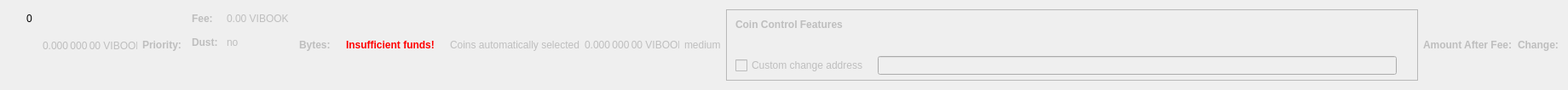
    <widget class="QWidget" name="dummyHideWidget" native="true">
     <property name="maximumSize">
      <size>
       <width>100</width>
       <height>22</height>
      </size>
     </property>
     <layout class="QHBoxLayout" name="dummyHideLayout">
      <item>
       <layout class="QFormLayout" name="formLayoutCoinControl1">
        <property name="horizontalSpacing">
         <number>10</number>
        </property>
        <property name="verticalSpacing">
         <number>14</number>
        </property>
        <property name="leftMargin">
         <number>10</number>
        </property>
        <property name="topMargin">
         <number>4</number>
        </property>
        <property name="rightMargin">
         <number>6</number>
        </property>
        <item row="0" column="1">
         <widget class="QLabel" name="labelCoinControlBytes">
          <property name="cursor">
           <cursorShape>IBeamCursor</cursorShape>
          </property>
          <property name="contextMenuPolicy">
           <enum>Qt::ActionsContextMenu</enum>
          </property>
          <property name="text">
           <string notr="true">0</string>
          </property>
          <property name="textInteractionFlags">
           <set>Qt::LinksAccessibleByMouse|Qt::TextSelectableByKeyboard|Qt::TextSelectableByMouse</set>
          </property>
         </widget>
        </item>
       </layout>
      </item>
      <item>
       <widget class="QLabel" name="labelCoinControlAfterFee">
        <property name="enabled">
         <bool>false</bool>
        </property>
        <property name="sizePolicy">
         <sizepolicy hsizetype="Fixed" vsizetype="Fixed">
          <horstretch>0</horstretch>
          <verstretch>0</verstretch>
         </sizepolicy>
        </property>
        <property name="minimumSize">
         <size>
          <width>111</width>
          <height>12</height>
         </size>
        </property>
        <property name="maximumSize">
         <size>
          <width>111</width>
          <height>12</height>
         </size>
        </property>
        <property name="cursor">
         <cursorShape>IBeamCursor</cursorShape>
        </property>
        <property name="contextMenuPolicy">
         <enum>Qt::ActionsContextMenu</enum>
        </property>
        <property name="text">
         <string notr="true">0.000 000 00 VIBOOK</string>
        </property>
        <property name="textInteractionFlags">
         <set>Qt::LinksAccessibleByMouse|Qt::TextSelectableByKeyboard|Qt::TextSelectableByMouse</set>
        </property>
       </widget>
      </item>
      <item>
       <widget class="QLabel" name="labelCoinControlPriorityText">
        <property name="enabled">
         <bool>false</bool>
        </property>
        <property name="font">
         <font>
          <weight>75</weight>
          <bold>true</bold>
         </font>
        </property>
        <property name="text">
         <string>Priority:</string>
        </property>
       </widget>
      </item>
      <item>
       <layout class="QHBoxLayout" name="horizontalLayout"/>
      </item>
      <item>
       <layout class="QFormLayout" name="formLayoutCoinControl3">
        <property name="horizontalSpacing">
         <number>10</number>
        </property>
        <property name="verticalSpacing">
         <number>14</number>
        </property>
        <property name="leftMargin">
         <number>6</number>
        </property>
        <property name="topMargin">
         <number>4</number>
        </property>
        <property name="rightMargin">
         <number>6</number>
        </property>
        <item row="0" column="0">
         <widget class="QLabel" name="labelCoinControlFeeText">
          <property name="enabled">
           <bool>false</bool>
          </property>
          <property name="font">
           <font>
            <weight>75</weight>
            <bold>true</bold>
           </font>
          </property>
          <property name="text">
           <string>Fee:</string>
          </property>
          <property name="margin">
           <number>0</number>
          </property>
         </widget>
        </item>
        <item row="0" column="1">
         <widget class="QLabel" name="labelCoinControlFee">
          <property name="enabled">
           <bool>false</bool>
          </property>
          <property name="cursor">
           <cursorShape>IBeamCursor</cursorShape>
          </property>
          <property name="contextMenuPolicy">
           <enum>Qt::ActionsContextMenu</enum>
          </property>
          <property name="text">
           <string notr="true">0.00 VIBOOK</string>
          </property>
          <property name="textInteractionFlags">
           <set>Qt::LinksAccessibleByMouse|Qt::TextSelectableByKeyboard|Qt::TextSelectableByMouse</set>
          </property>
         </widget>
        </item>
        <item row="1" column="0">
         <widget class="QLabel" name="labelCoinControlLowOutputText">
          <property name="enabled">
           <bool>false</bool>
          </property>
          <property name="font">
           <font>
            <weight>75</weight>
            <bold>true</bold>
           </font>
          </property>
          <property name="text">
           <string>Dust:</string>
          </property>
         </widget>
        </item>
        <item row="1" column="1">
         <widget class="QLabel" name="labelCoinControlLowOutput">
          <property name="enabled">
           <bool>false</bool>
          </property>
          <property name="cursor">
           <cursorShape>IBeamCursor</cursorShape>
          </property>
          <property name="contextMenuPolicy">
           <enum>Qt::ActionsContextMenu</enum>
          </property>
          <property name="text">
           <string>no</string>
          </property>
          <property name="textInteractionFlags">
           <set>Qt::LinksAccessibleByMouse|Qt::TextSelectableByKeyboard|Qt::TextSelectableByMouse</set>
          </property>
         </widget>
        </item>
       </layout>
      </item>
      <item>
       <widget class="QLabel" name="labelCoinControlBytesText">
        <property name="enabled">
         <bool>false</bool>
        </property>
        <property name="font">
         <font>
          <weight>75</weight>
          <bold>true</bold>
         </font>
        </property>
        <property name="text">
         <string>Bytes:</string>
        </property>
       </widget>
      </item>
      <item>
       <layout class="QFormLayout" name="formLayoutCoinControl2">
        <property name="horizontalSpacing">
         <number>10</number>
        </property>
        <property name="verticalSpacing">
         <number>14</number>
        </property>
        <property name="leftMargin">
         <number>6</number>
        </property>
        <property name="topMargin">
         <number>4</number>
        </property>
        <property name="rightMargin">
         <number>6</number>
        </property>
       </layout>
      </item>
      <item>
       <layout class="QHBoxLayout" name="horizontalLayoutCoinControl2">
        <property name="spacing">
         <number>8</number>
        </property>
        <property name="bottomMargin">
         <number>10</number>
        </property>
       </layout>
      </item>
      <item>
       <widget class="QLabel" name="labelCoinControlInsuffFunds">
        <property name="enabled">
         <bool>false</bool>
        </property>
        <property name="minimumSize">
         <size>
          <width>0</width>
          <height>0</height>
         </size>
        </property>
        <property name="font">
         <font>
          <weight>75</weight>
          <bold>true</bold>
         </font>
        </property>
        <property name="styleSheet">
         <string notr="true">color:red;font-weight:bold;</string>
        </property>
        <property name="text">
         <string>Insufficient funds!</string>
        </property>
        <property name="margin">
         <number>5</number>
        </property>
       </widget>
      </item>
      <item>
       <layout class="QFormLayout" name="formLayoutCoinControl4">
        <property name="horizontalSpacing">
         <number>10</number>
        </property>
        <property name="verticalSpacing">
         <number>14</number>
        </property>
        <property name="leftMargin">
         <number>6</number>
        </property>
        <property name="topMargin">
         <number>4</number>
        </property>
        <property name="rightMargin">
         <number>6</number>
        </property>
       </layout>
      </item>
      <item>
       <widget class="QLabel" name="labelCoinControlAutomaticallySelected">
        <property name="enabled">
         <bool>false</bool>
        </property>
        <property name="sizePolicy">
         <sizepolicy hsizetype="Fixed" vsizetype="Fixed">
          <horstretch>0</horstretch>
          <verstretch>0</verstretch>
         </sizepolicy>
        </property>
        <property name="minimumSize">
         <size>
          <width>0</width>
          <height>0</height>
         </size>
        </property>
        <property name="maximumSize">
         <size>
          <width>240</width>
          <height>16777215</height>
         </size>
        </property>
        <property name="text">
         <string>Coins automatically selected</string>
        </property>
        <property name="margin">
         <number>5</number>
        </property>
       </widget>
      </item>
      <item>
       <widget class="QLabel" name="labelCoinControlChange">
        <property name="enabled">
         <bool>false</bool>
        </property>
        <property name="sizePolicy">
         <sizepolicy hsizetype="Fixed" vsizetype="Fixed">
          <horstretch>0</horstretch>
          <verstretch>0</verstretch>
         </sizepolicy>
        </property>
        <property name="minimumSize">
         <size>
          <width>111</width>
          <height>0</height>
         </size>
        </property>
        <property name="maximumSize">
         <size>
          <width>111</width>
          <height>16777215</height>
         </size>
        </property>
        <property name="cursor">
         <cursorShape>IBeamCursor</cursorShape>
        </property>
        <property name="contextMenuPolicy">
         <enum>Qt::ActionsContextMenu</enum>
        </property>
        <property name="text">
         <string notr="true">0.000 000 00 VIBOOK</string>
        </property>
        <property name="textInteractionFlags">
         <set>Qt::LinksAccessibleByMouse|Qt::TextSelectableByKeyboard|Qt::TextSelectableByMouse</set>
        </property>
       </widget>
      </item>
      <item>
       <widget class="QLabel" name="labelCoinControlPriority">
        <property name="enabled">
         <bool>false</bool>
        </property>
        <property name="cursor">
         <cursorShape>IBeamCursor</cursorShape>
        </property>
        <property name="contextMenuPolicy">
         <enum>Qt::ActionsContextMenu</enum>
        </property>
        <property name="text">
         <string>medium</string>
        </property>
        <property name="textInteractionFlags">
         <set>Qt::LinksAccessibleByMouse|Qt::TextSelectableByKeyboard|Qt::TextSelectableByMouse</set>
        </property>
       </widget>
      </item>
      <item>
       <widget class="QFrame" name="frameCoinControl">
        <property name="sizePolicy">
         <sizepolicy hsizetype="Expanding" vsizetype="Expanding">
          <horstretch>0</horstretch>
          <verstretch>0</verstretch>
         </sizepolicy>
        </property>
        <property name="maximumSize">
         <size>
          <width>16777215</width>
          <height>16777215</height>
         </size>
        </property>
        <property name="frameShape">
         <enum>QFrame::StyledPanel</enum>
        </property>
        <property name="frameShadow">
         <enum>QFrame::Sunken</enum>
        </property>
        <layout class="QVBoxLayout" name="verticalLayoutCoinControl2_2">
         <property name="spacing">
          <number>0</number>
         </property>
         <property name="leftMargin">
          <number>0</number>
         </property>
         <property name="topMargin">
          <number>0</number>
         </property>
         <property name="rightMargin">
          <number>0</number>
         </property>
         <property name="bottomMargin">
          <number>6</number>
         </property>
         <item>
          <layout class="QVBoxLayout" name="verticalLayoutCoinControl" stretch="0,0,0,1">
           <property name="spacing">
            <number>0</number>
           </property>
           <property name="leftMargin">
            <number>10</number>
           </property>
           <property name="topMargin">
            <number>10</number>
           </property>
           <item>
            <layout class="QHBoxLayout" name="horizontalLayoutCoinControl1">
             <property name="bottomMargin">
              <number>15</number>
             </property>
             <item>
              <widget class="QLabel" name="labelCoinControlFeatures">
               <property name="enabled">
                <bool>false</bool>
               </property>
               <property name="sizePolicy">
                <sizepolicy hsizetype="Preferred" vsizetype="Maximum">
                 <horstretch>0</horstretch>
                 <verstretch>0</verstretch>
                </sizepolicy>
               </property>
               <property name="font">
                <font>
                 <weight>75</weight>
                 <bold>true</bold>
                </font>
               </property>
               <property name="styleSheet">
                <string notr="true">font-weight:bold;</string>
               </property>
               <property name="text">
                <string>Coin Control Features</string>
               </property>
              </widget>
             </item>
            </layout>
           </item>
           <item>
            <widget class="QWidget" name="widgetCoinControl" native="true">
             <property name="sizePolicy">
              <sizepolicy hsizetype="Preferred" vsizetype="Preferred">
               <horstretch>0</horstretch>
               <verstretch>0</verstretch>
              </sizepolicy>
             </property>
             <property name="minimumSize">
              <size>
               <width>0</width>
               <height>0</height>
              </size>
             </property>
             <property name="styleSheet">
              <string notr="true"/>
             </property>
             <layout class="QHBoxLayout" name="horizontalLayoutCoinControl5_2">
              <property name="leftMargin">
               <number>0</number>
              </property>
              <property name="topMargin">
               <number>0</number>
              </property>
              <property name="rightMargin">
               <number>0</number>
              </property>
              <property name="bottomMargin">
               <number>0</number>
              </property>
              <item>
               <layout class="QHBoxLayout" name="horizontalLayoutCoinControl3">
                <property name="spacing">
                 <number>20</number>
                </property>
                <property name="topMargin">
                 <number>0</number>
                </property>
                <property name="bottomMargin">
                 <number>10</number>
                </property>
               </layout>
              </item>
             </layout>
            </widget>
           </item>
           <item>
            <layout class="QHBoxLayout" name="horizontalLayoutCoinControl4" stretch="0,0,0">
             <property name="spacing">
              <number>12</number>
             </property>
             <property name="sizeConstraint">
              <enum>QLayout::SetDefaultConstraint</enum>
             </property>
             <property name="topMargin">
              <number>5</number>
             </property>
             <property name="rightMargin">
              <number>5</number>
             </property>
             <item>
              <widget class="QCheckBox" name="checkBoxCoinControlChange">
               <property name="enabled">
                <bool>false</bool>
               </property>
               <property name="toolTip">
                <string>If this is activated, but the change address is empty or invalid, change will be sent to a newly generated address.</string>
               </property>
               <property name="text">
                <string>Custom change address</string>
               </property>
              </widget>
             </item>
             <item>
              <widget class="QValidatedLineEdit" name="lineEditCoinControlChange">
               <property name="enabled">
                <bool>false</bool>
               </property>
               <property name="sizePolicy">
                <sizepolicy hsizetype="Expanding" vsizetype="Fixed">
                 <horstretch>0</horstretch>
                 <verstretch>0</verstretch>
                </sizepolicy>
               </property>
              </widget>
             </item>
             <item>
              <widget class="QLabel" name="labelCoinControlChangeLabel_2">
               <property name="sizePolicy">
                <sizepolicy hsizetype="Preferred" vsizetype="Expanding">
                 <horstretch>0</horstretch>
                 <verstretch>0</verstretch>
                </sizepolicy>
               </property>
               <property name="minimumSize">
                <size>
                 <width>0</width>
                 <height>0</height>
                </size>
               </property>
               <property name="text">
                <string/>
               </property>
               <property name="margin">
                <number>3</number>
               </property>
              </widget>
             </item>
            </layout>
           </item>
           <item>
            <spacer name="verticalSpacerCoinControl">
             <property name="orientation">
              <enum>Qt::Vertical</enum>
             </property>
             <property name="sizeHint" stdset="0">
              <size>
               <width>800</width>
               <height>1</height>
              </size>
             </property>
            </spacer>
           </item>
          </layout>
         </item>
        </layout>
       </widget>
      </item>
      <item>
       <widget class="QLabel" name="labelCoinControlAfterFeeText">
        <property name="enabled">
         <bool>false</bool>
        </property>
        <property name="minimumSize">
         <size>
          <width>0</width>
          <height>0</height>
         </size>
        </property>
        <property name="maximumSize">
         <size>
          <width>16777215</width>
          <height>16777215</height>
         </size>
        </property>
        <property name="font">
         <font>
          <weight>75</weight>
          <bold>true</bold>
         </font>
        </property>
        <property name="text">
         <string>Amount After Fee:</string>
        </property>
        <property name="alignment">
         <set>Qt::AlignLeading|Qt::AlignLeft|Qt::AlignVCenter</set>
        </property>
        <property name="margin">
         <number>0</number>
        </property>
       </widget>
      </item>
      <item>
       <widget class="QLabel" name="labelCoinControlChangeText">
        <property name="enabled">
         <bool>false</bool>
        </property>
        <property name="sizePolicy">
         <sizepolicy hsizetype="Preferred" vsizetype="Preferred">
          <horstretch>0</horstretch>
          <verstretch>0</verstretch>
         </sizepolicy>
        </property>
        <property name="minimumSize">
         <size>
          <width>0</width>
          <height>0</height>
         </size>
        </property>
        <property name="maximumSize">
         <size>
          <width>16777215</width>
          <height>16777215</height>
         </size>
        </property>
        <property name="font">
         <font>
          <weight>75</weight>
          <bold>true</bold>
         </font>
        </property>
        <property name="text">
         <string>Change:</string>
        </property>
        <property name="alignment">
         <set>Qt::AlignLeading|Qt::AlignLeft|Qt::AlignVCenter</set>
        </property>
       </widget>
      </item>
     </layout>
    </widget>
